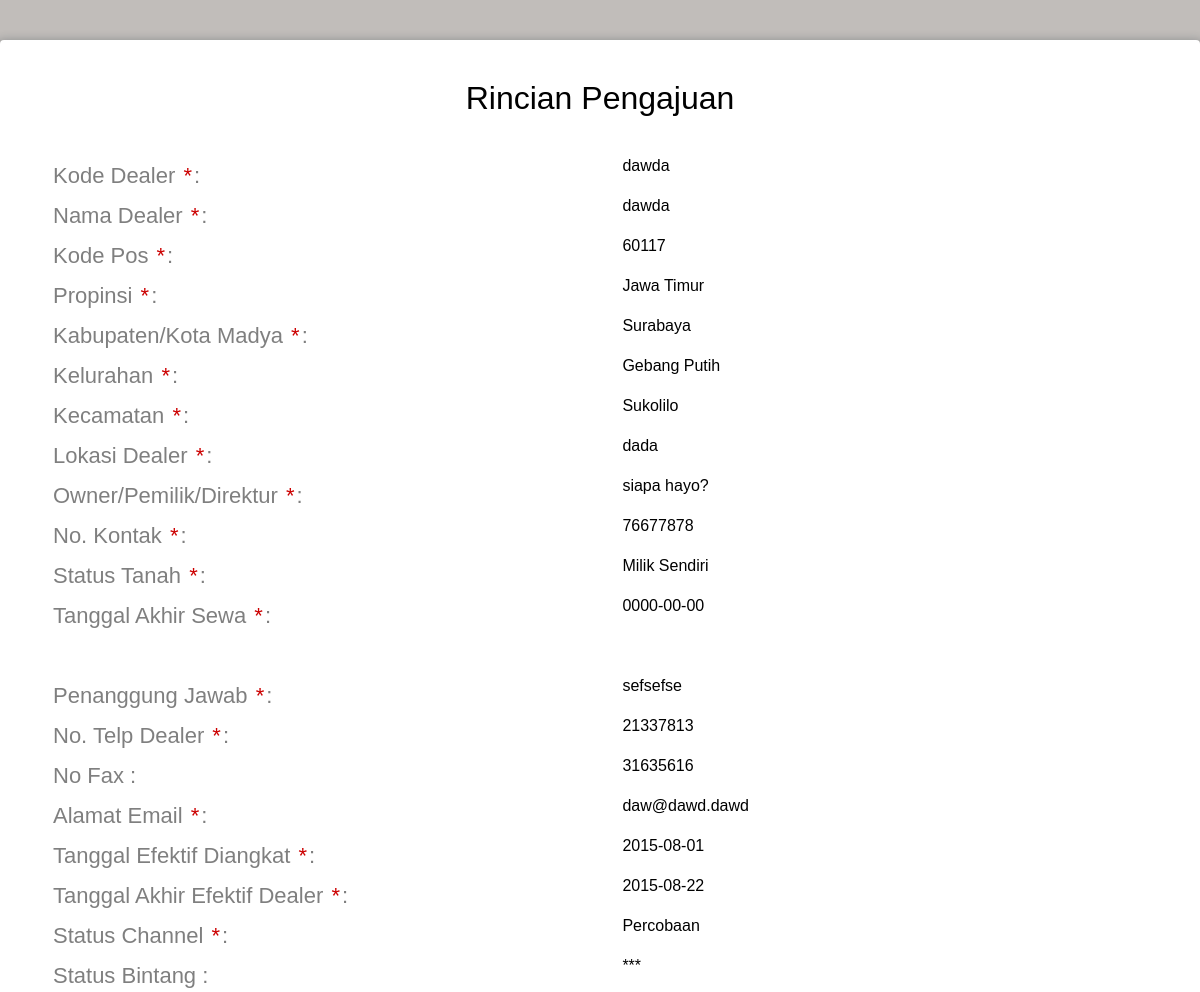
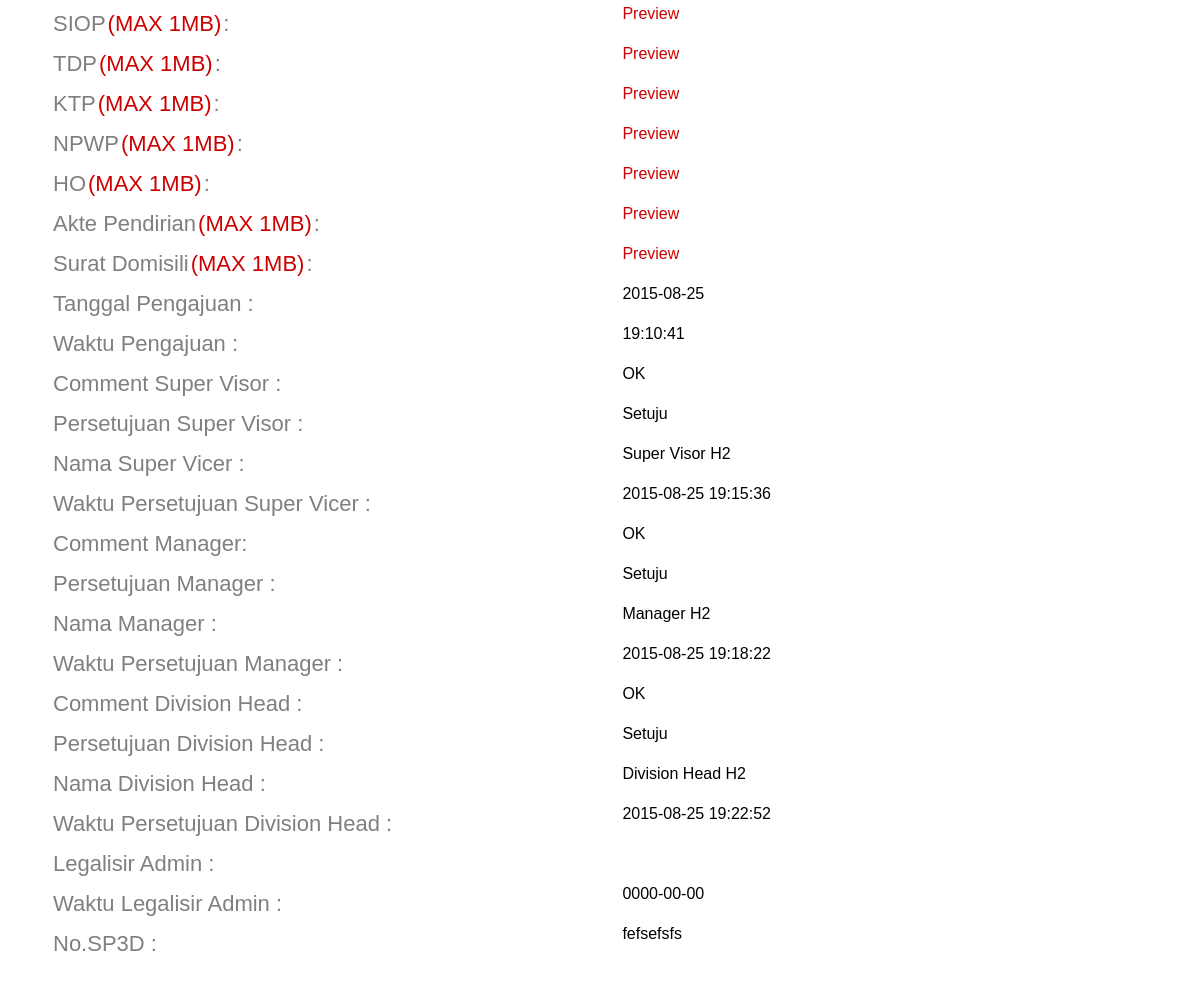
The page /admin_legal/rincian_dealer_h2_.php?id=35 (signed in) on the database its author committed (2 pictures, top to bottom).
### tables this page shows
CREATE TABLE IF NOT EXISTS `daftar_pengajuan` (
  `id_daftar` int(11) NOT NULL AUTO_INCREMENT,
  `id_admin` int(11) NOT NULL,
  `kode_dealer` varchar(15) NOT NULL,
  `tanggal_pengajuan` date NOT NULL,
  `jenis_pengajuan` varchar(35) NOT NULL,
  `channel` varchar(10) DEFAULT NULL,
  `status_channel` varchar(10) DEFAULT NULL,
  `jam_pengajuan` time NOT NULL,
  `comment_sv` varchar(50) DEFAULT NULL,
  `approval_sv` varchar(30) DEFAULT NULL,
  `nama_sv` varchar(30) NOT NULL,
  `waktu_approval_sv` datetime NOT NULL,
  `comment_manager` varchar(50) DEFAULT NULL,
  `approval_manager` varchar(30) DEFAULT NULL,
  `nama_manager` varchar(30) NOT NULL,
  `waktu_approval_manager` datetime NOT NULL,
  `comment_divhead` varchar(50) DEFAULT NULL,
  `approval_divhead` varchar(30) DEFAULT NULL,
  `nama_divhead` varchar(30) NOT NULL,
  `waktu_approval_divhead` datetime NOT NULL,
  `legalisir_admin` varchar(20) DEFAULT NULL,
  `waktu_legalisir` date NOT NULL,
  `perpanjangan` date DEFAULT NULL,
  PRIMARY KEY (`id_daftar`)
);

CREATE TABLE IF NOT EXISTS `daftar_dealer` (
  `kode_dealer` varchar(15) NOT NULL,
  `nama_dealer` varchar(50) NOT NULL,
  `id_kodepos` int(11) NOT NULL,
  `lokasi` varchar(30) NOT NULL,
  `owner` varchar(30) NOT NULL,
  `kontak` varchar(12) NOT NULL,
  `status_tanah` varchar(30) NOT NULL,
  `akhir_sewa` date DEFAULT NULL,
  `status_dealer` varchar(10) DEFAULT NULL,
  `siop` varchar(50) DEFAULT NULL,
  `tdp` varchar(50) DEFAULT NULL,
  `ktp` varchar(50) DEFAULT NULL,
  `npwp` varchar(50) DEFAULT NULL,
  `ho` varchar(50) DEFAULT NULL,
  `akte` varchar(50) DEFAULT NULL,
  `surat_domisili` varchar(50) DEFAULT NULL,
  `waktucreate` datetime NOT NULL,
  `waktumodify` datetime DEFAULT NULL,
  PRIMARY KEY (`kode_dealer`)
);

CREATE TABLE IF NOT EXISTS `kodepos` (
  `id_kodepos` int(5) NOT NULL AUTO_INCREMENT,
  `kodepos` int(11) DEFAULT NULL,
  `kelurahan` varchar(50) DEFAULT NULL,
  `kecamatan` varchar(50) DEFAULT NULL,
  `jenis` varchar(50) DEFAULT NULL,
  `kabupaten` varchar(50) DEFAULT NULL,
  `propinsi` varchar(50) DEFAULT NULL,
  PRIMARY KEY (`id_kodepos`)
);

CREATE TABLE IF NOT EXISTS `channel_h2` (
  `id_channel` varchar(15) NOT NULL,
  `pj` varchar(20) NOT NULL,
  `no_telp` varchar(12) NOT NULL,
  `no_fax` varchar(12) DEFAULT NULL,
  `email` varchar(50) NOT NULL,
  `tgl_efektif` date NOT NULL,
  `tgl_akhir` date NOT NULL,
  `status_channel` varchar(10) NOT NULL,
  `status_bintang` varchar(5) DEFAULT NULL,
  `no_sp3d` varchar(30) DEFAULT NULL,
  `waktucreate` datetime NOT NULL,
  `waktumodify` datetime NOT NULL,
  PRIMARY KEY (`id_channel`)
);

### admin_legal/rincian_dealer_h2_.php (the view, shortened to what this page needs)
<?php
if($_SESSION['status']=='admin'){
$sql=mysql_fetch_array(mysql_query("select * from daftar_pengajuan a, daftar_dealer b, kodepos c, channel_h2 d where a.id_daftar = '$_GET[id]' and a.kode_dealer = b.kode_dealer and b.id_kodepos = c.id_kodepos and b.kode_dealer = d.id_channel"));
?>
<!DOCTYPE html>
<html >
  <head>
    <link href='../css/css.css' rel='stylesheet' type='text/css'>
    <link rel="stylesheet" href="css/normalize.css">
    <link rel="stylesheet" href="css/style.css">
  </head>
  <body>
    <div class="form">
      <div>
        <div id="h1">
          <h1>Rincian Pengajuan</h1>
          <div class="top-row">
          <div class="field-wrap">
              <label>
              Kode Dealer <span class="req">*</span>:
            </label>
		  </div>
		  <div class="field-wrap"><span><?php echo $sql['kode_dealer'] ?></span>
          </div>
          </div>
          <div class="top-row">
          <div class="field-wrap">
              <label>
              Nama Dealer <span class="req">*</span>:
            </label>
		  </div>
		  <div class="field-wrap"><span><?php echo $sql['nama_dealer'] ?></span>
          </div>
          </div>
          <div class="top-row">
          <div class="field-wrap">
              <label>
              Kode Pos <span class="req">*</span>:
            </label>
		  </div>
		  <div class="field-wrap"><span><?php echo $sql['kodepos'] ?></span>
          </div>
          </div>
          <div class="top-row">
          <div class="field-wrap">
              <label>
              Propinsi <span class="req">*</span>:
            </label>
		  </div>
		  <div class="field-wrap"><span><?php echo $sql['propinsi'] ?></span>
          </div>
          </div>
		  <div class="top-row">
          <div class="field-wrap">
              <label>
              Kabupaten/Kota Madya <span class="req">*</span>:
            </label>
		  </div>
		  <div class="field-wrap"><span><?php echo $sql['kabupaten'] ?></span>
          </div>
          </div>
		  <div class="top-row">
          <div class="field-wrap">
              <label>
              Kelurahan <span class="req">*</span>:
            </label>
		  </div>
		  <div class="field-wrap"><span><?php echo $sql['kelurahan'] ?></span>
          </div>
          </div>
		  <div class="top-row">
          <div class="field-wrap">
              <label>
              Kecamatan <span class="req">*</span>:
            </label>
		  </div>
		  <div class="field-wrap"><span><?php echo $sql['kecamatan'] ?></span>
          </div>
          </div>
		  <div class="top-row">
          <div class="field-wrap">
              <label>
              Lokasi Dealer <span class="req">*</span>:
            </label>
		  </div>
		  <div class="field-wrap"><span><?php echo $sql['lokasi'] ?></span>
          </div>
          </div>
		  <div class="top-row">
          <div class="field-wrap">
              <label>
              Owner/Pemilik/Direktur <span class="req">*</span>:
            </label>
		  </div>
		  <div class="field-wrap"><span><?php echo $sql['owner'] ?></span>
          </div>
          </div>
		  <div class="top-row">
          <div class="field-wrap">
              <label>
              No. Kontak <span class="req">*</span>:
            </label>
		  </div>
		  <div class="field-wrap"><span><?php echo $sql['kontak'] ?></span>
          </div>
          </div>
		  <div class="top-row">
          <div class="field-wrap">
              <label>
              Status Tanah <span class="req">*</span>:
            </label>
		  </div>
		  <div class="field-wrap">
          <span><?php echo $sql['status_tanah'] ?></span>
          </div>
          </div>
		  <div class="top-row" id="tanggalsewa">
            <div class="field-wrap">
              <label>
                Tanggal Akhir Sewa <span class="req">*</span>:
              </label>
            </div>
              <div class="field-wrap">
              <span><?php echo $sql['akhir_sewa'] ?></span>            </div>
          </div>
          <div class="top-row">
          </div>
		  <div class="top-row">
          <div class="field-wrap">
              <label>
              Penanggung Jawab <span class="req">*</span>:
            </label>
		  </div>
		  <div class="field-wrap"><span><?php echo $sql['pj'] ?></span>
          </div>
          </div>
		  <div class="top-row">
          <div class="field-wrap">
              <label>
              No. Telp Dealer <span class="req">*</span>:
            </label>
		  </div>
		  <div class="field-wrap"><span><?php echo $sql['no_telp'] ?></span>
          </div>
          </div>
		  <div class="top-row">
          <div class="field-wrap">
              <label>
              No Fax :
            </label>
		  </div>
		  <div class="field-wrap"><span><?php echo $sql['no_fax'] ?></span>
          </div>
          </div>
		  <div class="top-row">
          <div class="field-wrap">
              <label>
              Alamat Email <span class="req">*</span>:
            </label>
		  </div>
		  <div class="field-wrap"><span><?php echo $sql['email'] ?></span>
          </div>
          </div>
		  <div class="top-row">
          <div class="field-wrap">
              <label>
              Tanggal Efektif Diangkat <span class="req">*</span>:
            </label>
		  </div>
		  <div class="field-wrap"><span><?php echo $sql['tgl_efektif'] ?></span>
          </div>
          </div>
		  <div class="top-row">
          <div class="field-wrap">
              <label>
              Tanggal Akhir Efektif Dealer <span class="req">*</span>:
            </label>
		  </div>
		  <div class="field-wrap"><span><?php echo $sql['tgl_akhir'] ?></span>
          </div>
          </div>
		  <div class="top-row">
          <div class="field-wrap">
              <label>
              Status Channel <span class="req">*</span>:
            </label>
		  </div>
		  <div class="field-wrap"><span><?php echo $sql['status_channel'] ?></span>
          </div>
          </div>
		  <div class="top-row">
          <div class="field-wrap">
              <label>
              Status Bintang :
            </label>
		  </div>
		  <div class="field-wrap"><span><?php echo $sql['status_bintang'] ?></span>
          </div>
          </div>
	<div class="top-row">
          <div class="field-wrap">
              <label>
              SIOP<span class="req">(MAX 1MB)</span>:
            </label>
		  </div>
		  <div class="field-wrap"><a href = "<?php echo $sql['siop'] ?>"target="_blank">Preview</a>
          </div>
          </div>
		  <div class="top-row">
          <div class="field-wrap">
              <label>
              TDP<span class="req">(MAX 1MB)</span>:
            </label>
		  </div>
		  <div class="field-wrap"><a href = "<?php echo $sql['tdp'] ?>"target="_blank">Preview</a>
          </div>
          </div>
		  <div class="top-row">
          <div class="field-wrap">
              <label>
              KTP<span class="req">(MAX 1MB)</span>:
            </label>
		  </div>
		  <div class="field-wrap"><a href = "<?php echo $sql['ktp'] ?>"target="_blank">Preview</a>
          </div>
          </div>
		  <div class="top-row">
          <div class="field-wrap">
              <label>
              NPWP<span class="req">(MAX 1MB)</span>:
            </label>
		  </div>
		  <div class="field-wrap"><a href = "<?php echo $sql['npwp'] ?>"target="_blank">Preview</a>
          </div>
          </div>
		  <div class="top-row">
          <div class="field-wrap">
              <label>
              HO<span class="req">(MAX 1MB)</span>:
            </label>
		  </div>
		  <div class="field-wrap"><a href = "<?php echo $sql['ho'] ?>"target="_blank">Preview</a>
          </div>
          </div>
		  <div class="top-row">
          <div class="field-wrap">
            <label>
              Akte Pendirian<span class="req">(MAX 1MB)</span>:
            </label>
		  </div>
		  <div class="field-wrap"><a href = "<?php echo $sql['akte'] ?>"target="_blank">Preview</a>
          </div>
          </div>
		  <div class="top-row">
          <div class="field-wrap">
              <label>
              Surat Domisili<span class="req">(MAX 1MB)</span>:
            </label>
		  </div>
		  <div class="field-wrap"><a href = "<?php echo $sql['surat_domisili'] ?>"target="_blank">Preview</a>
          </div>
          </div>
		  <div class="top-row">
          <div class="field-wrap">
              <label>
              Tanggal Pengajuan :
            </label>
		  </div>
		  <div class="field-wrap"><span><?php echo $sql['tanggal_pengajuan'] ?></span>
          </div>
          </div>
		  <div class="top-row">
          <div class="field-wrap">
              <label>
              Waktu Pengajuan :
            </label>
		  </div>
		  <div class="field-wrap"><span><?php echo $sql['jam_pengajuan'] ?></span>
          </div>
          </div>
		  <div class="top-row">
          <div class="field-wrap">
              <label>
              Comment Super Visor :
            </label>
		  </div>
		  <div class="field-wrap"><span><?php echo $sql['comment_sv'] ?></span>
          </div>
          </div>
		  <div class="top-row">
          <div class="field-wrap">
              <label>
              Persetujuan Super Visor :
            </label>
		  </div>
		  <div class="field-wrap"><span><?php echo $sql['approval_sv'] ?></span>
          </div>
          </div>
          <div class="top-row">
          <div class="field-wrap">
              <label>
              Nama Super Vicer :
            </label>
		  </div>
		  <div class="field-wrap"><span><?php echo $sql['nama_sv'] ?></span>
          </div>
          </div>
		  <div class="top-row">
          <div class="field-wrap">
              <label>
              Waktu Persetujuan Super Vicer :
            </label>
		  </div>
		  <div class="field-wrap"><span><?php echo $sql['waktu_approval_sv'] ?></span>
          </div>
          </div>
		  <div class="top-row">
          <div class="field-wrap">
              <label>
              Comment Manager:
            </label>
		  </div>
		  <div class="field-wrap"><span><?php echo $sql['comment_manager'] ?></span>
          </div>
          </div>
		  <div class="top-row">
          <div class="field-wrap">
              <label>
              Persetujuan Manager :
            </label>
		  </div>
		  <div class="field-wrap"><span><?php echo $sql['approval_manager'] ?></span>
          </div>
          </div>
          <div class="top-row">
          <div class="field-wrap">
              <label>
              Nama Manager :
            </label>
		  </div>
		  <div class="field-wrap"><span><?php echo $sql['nama_manager'] ?></span>
          </div>
          </div>
		  <div class="top-row">
          <div class="field-wrap">
              <label>
              Waktu Persetujuan Manager :
            </label>
		  </div>
		  <div class="field-wrap"><span><?php echo $sql['waktu_approval_manager'] ?></span>
          </div>
          </div>
		  <div class="top-row">
          <div class="field-wrap">
              <label>
              Comment Division Head :
            </label>
		  </div>
		  <div class="field-wrap"><span><?php echo $sql['comment_divhead'] ?></span>
          </div>
          </div>
		  <div class="top-row">
          <div class="field-wrap">
              <label>
              Persetujuan Division Head :
            </label>
		  </div>
		  <div class="field-wrap"><span><?php echo $sql['approval_divhead'] ?></span>
          </div>
          </div>
          <div class="top-row">
          <div class="field-wrap">
              <label>
              Nama Division Head :
            </label>
		  </div>
		  <div class="field-wrap"><span><?php echo $sql['nama_divhead'] ?></span>
          </div>
          </div>
		  <div class="top-row">
          <div class="field-wrap">
              <label>
              Waktu Persetujuan Division Head :
            </label>
		  </div>
		  <div class="field-wrap"><span><?php echo $sql['waktu_approval_divhead'] ?></span>
          </div>
          </div>
		  <div class="top-row">
          <div class="field-wrap">
              <label>
              Legalisir Admin :
            </label>
		  </div>
          </div>
		  <div class="top-row">
          <div class="field-wrap">
              <label>
              Waktu Legalisir Admin :
            </label>
		  </div>
		  <div class="field-wrap"><span><?php echo $sql['waktu_legalisir'] ?></span>
          </div>
          </div>
		  <div class="top-row">
          <div class="field-wrap">
              <label>
              No.SP3D :
            </label>
		  </div>
		  <div class="field-wrap"><span><?php echo $sql['no_sp3d'] ?></span>
          </div>
          </div>
        </div>
      </div>
</div>
  </body>
</html>
<?php
}else{
?>
<script>document.location.href="../"</script>
<?php
}
?>

### admin_legal/css/style.css (style rules this page uses)
*, *:before, *:after { box-sizing: border-box; }
html { overflow-y: scroll; }
body { background: #c1bdba; font-family: 'Titillium Web', sans-serif; }
a { text-decoration: none; color: #cc0000; -webkit-transition: .5s ease; transition: .5s ease; }
.form { background: #ffffff; padding: 40px; max-width: 1200px; margin: 40px auto; border-radius: 4px; box-shadow: 0 4px 10px 4px rgba(19, 35, 47, 0.3); }
h1 { text-align: center; color: #000000; font-weight: 300; margin: 0 0 40px; }
label { position: absolute; -webkit-transform: translateY(6px); -ms-transform: translateY(6px); transform: translateY(6px); left: 13px; color: rgba(0, 0, 0, 0.5); -webkit-transition: all 0.25s ease; transition: all 0.25s ease; -webkit-backface-visibility: hidden; pointer-events: none; font-size: 22px; }
label .req { margin: 2px; color: #cc0000; }
.field-wrap { position: relative; margin-bottom: 40px; }
.top-row:after { content: ""; display: table; clear: both; }
.top-row > div { float: left; width: 48%; margin-right: 4%; }
.top-row > div:last-child { margin: 0; }

### rows shown on the page
daftar_pengajuan: kode_dealer.kode_dealer "dawda", kode_dealer.nama_dealer "dawda", kodepos.kodepos "60117", kodepos.propinsi "Jawa Timur", kodepos.kabupaten "Surabaya", kodepos.kelurahan "Gebang Putih", kodepos.kecamatan "Sukolilo", kode_dealer.lokasi "dada", kode_dealer.owner "siapa hayo?", kode_dealer.kontak "76677878", kode_dealer.status_tanah "Milik Sendiri", kode_dealer.akhir_sewa "0000-00-00", channel_h2.pj "sefsefse", channel_h2.no_telp "21337813", channel_h2.no_fax "31635616", channel_h2.email "daw@dawd.dawd", channel_h2.tgl_efektif "2015-08-01", channel_h2.tgl_akhir "2015-08-22", channel_h2.status_channel "Percobaan", channel_h2.status_bintang "***", tanggal_pengajuan "2015-08-25", jam_pengajuan "19:10:41", comment_sv "OK", approval_sv "Setuju", nama_sv "Super Visor H2", waktu_approval_sv "2015-08-25 19:15:36", comment_manager "OK", approval_manager "Setuju", nama_manager "Manager H2", waktu_approval_manager "2015-08-25 19:18:22", comment_divhead "OK", approval_divhead "Setuju", nama_divhead "Division Head H2", waktu_approval_divhead "2015-08-25 19:22:52", waktu_legalisir "0000-00-00", channel_h2.no_sp3d "fefsefsfs"
